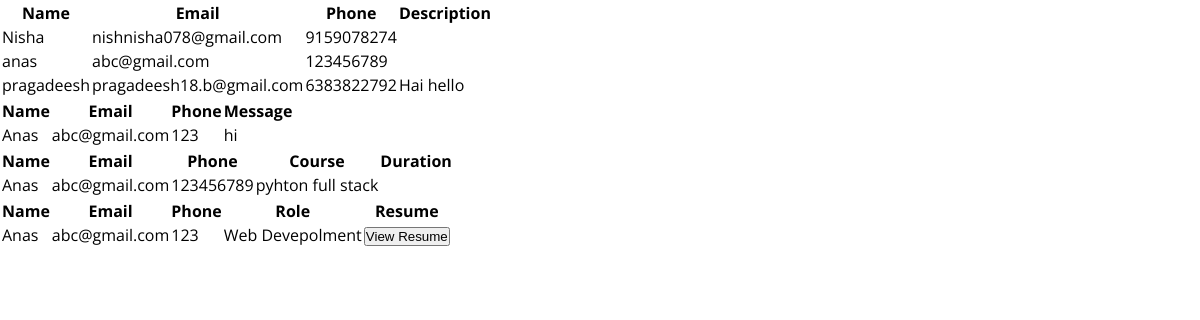
Page /forms/ on the earlier database version.
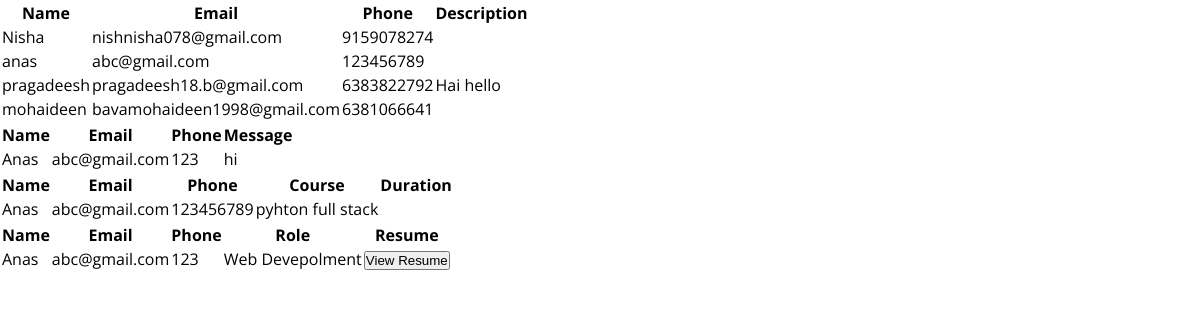
Same page on the later database version.
### app1/models.py (models this page shows, shortened)
class CallReq(models.Model):
    name=models.CharField(max_length=50)
    email=models.EmailField()
    phone=models.CharField(max_length=10)
    description=models.TextField(blank=False)

class contactMsg(models.Model):
    name=models.CharField(max_length=50)
    email=models.EmailField()
    phone=models.CharField(max_length=10)
    message=models.TextField(blank=False)

class Intermship(models.Model):
    name=models.CharField(max_length=20)
    email=models.EmailField()
    phone=models.CharField(max_length=10)
    course=models.CharField(max_length=20)
    duration=models.CharField(max_length=20)

class Careers(models.Model):
    name=models.CharField(max_length=20)
    email=models.EmailField()
    phone=models.CharField(max_length=10)
    role=models.CharField(max_length=10)
    resume=models.FileField(upload_to="resume/")

### app1/views.py (the view)
# urls.py: path('forms/',views.forms,name="form"),
def forms(request):
    form1=CallReq.objects.all()
    form2=contactMsg.objects.all()
    form3=Intermship.objects.all()
    form4=Careers.objects.all()
    context={
        'form1':form1,
        'form2':form2,
        'form3':form3,
        'form4':form4,
    }
    return render(request,"formviews.html",context)

### templates/formviews.html
{% extends 'base.html' %}
{% block content %}
<section class="table">
    <table class="tables">
        <thead>
            <th>Name</th>
            <th>Email</th>
            <th>Phone</th>
            <th>Description</th>
        </thead>
        <tbody>
            {% for form in form1 %}
                <tr>
                    <td>{{form.name}}</td>
                    <td>{{form.email}}</td>
                    <td>{{form.phone}}</td>
                    <td>{{form.description}}</td>
                </tr>
            {% endfor %}
        </tbody>
    </table>
    <table class="tables">
        <thead>
            <th>Name</th>
            <th>Email</th>
            <th>Phone</th>
            <th>Message</th>
        </thead>
        <tbody>
            {% for form in form2 %}
                <tr>
                    <td>{{form.name}}</td>
                    <td>{{form.email}}</td>
                    <td>{{form.phone}}</td>
                    <td>{{form.message}}</td>
                </tr>
            {% endfor %}
        </tbody>
    </table>
    <table class="tables">
        <thead>
            <th>Name</th>
            <th>Email</th>
            <th>Phone</th>
            <th>Course</th>
            <th>Duration</th>
        </thead>
        <tbody>
            {% for form in form3 %}
                <tr>
                    <td>{{form.name}}</td>
                    <td>{{form.email}}</td>
                    <td>{{form.phone}}</td>
                    <td>{{form.course}}</td>
                    <td>{{form.duration}}</td>
                </tr>
            {% endfor %}
        </tbody>
    </table>
    <table class="tables">
        <thead>
            <th>Name</th>
            <th>Email</th>
            <th>Phone</th>
            <th>Role</th>
            <th>Resume</th>
        </thead>
        <tbody>
            {% for form in form4 %}
                <tr>
                    <td>{{form.name}}</td>
                    <td>{{form.email}}</td>
                    <td>{{form.phone}}</td>
                    <td>{{form.role}}</td>
                    <td><a href="{{form.resume}}"><button>View Resume</button></a></td>
                </tr>
            {% endfor %}
        </tbody>
    </table>
</section>
{% endblock %}

Differences in the rows shown:
added CallReq: name "mohaideen", email "bavamohaideen1998@gmail.com", phone "6381066641"
